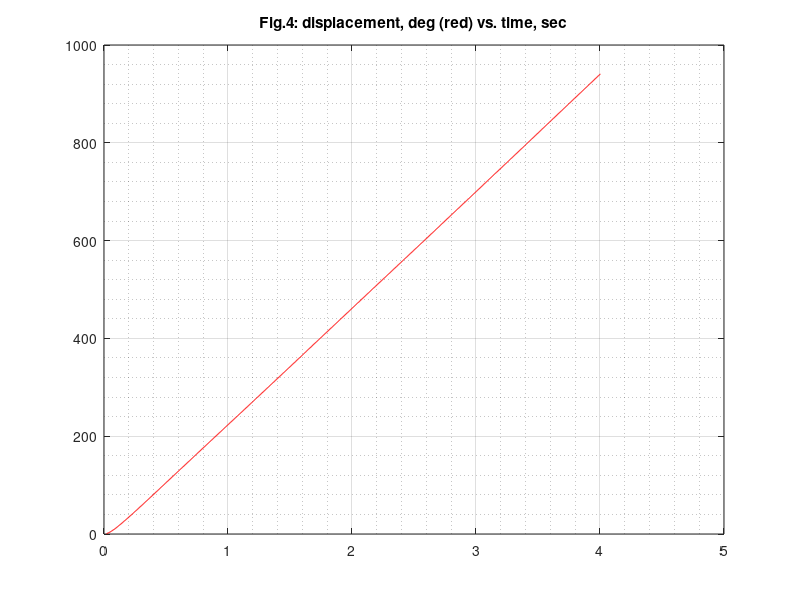
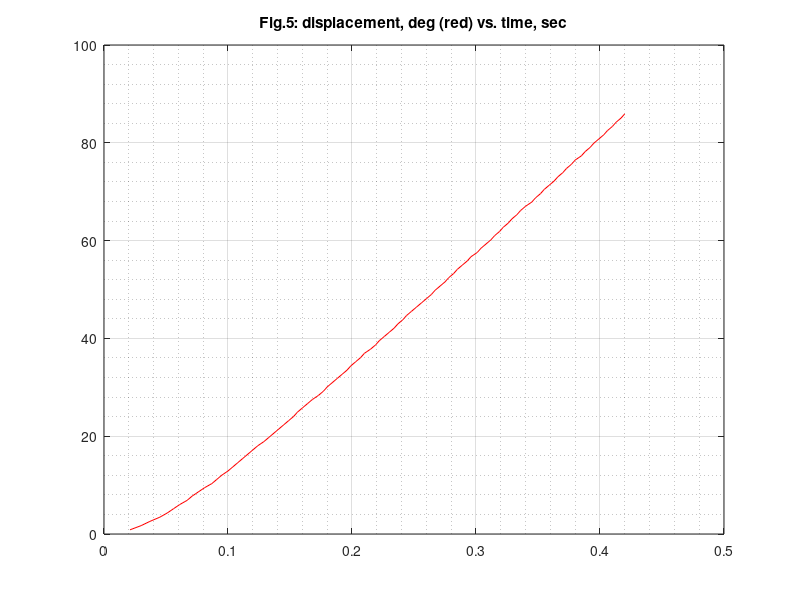
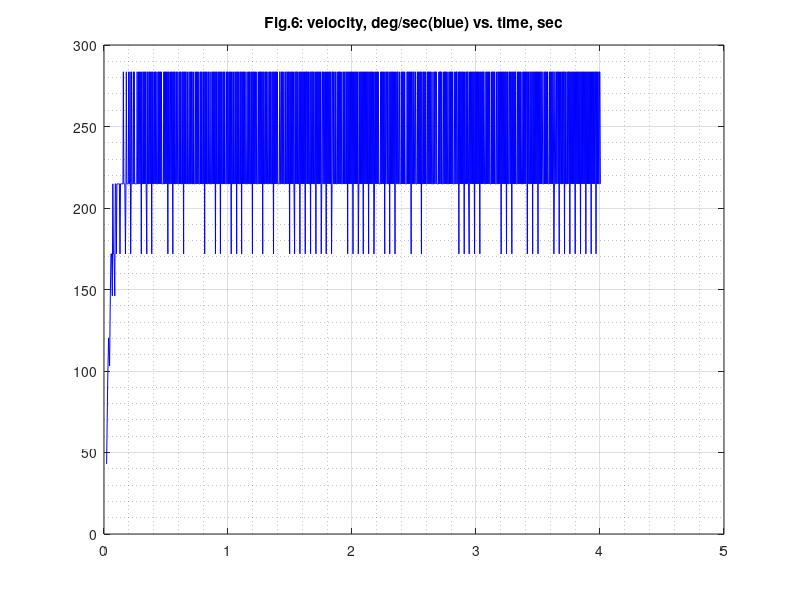
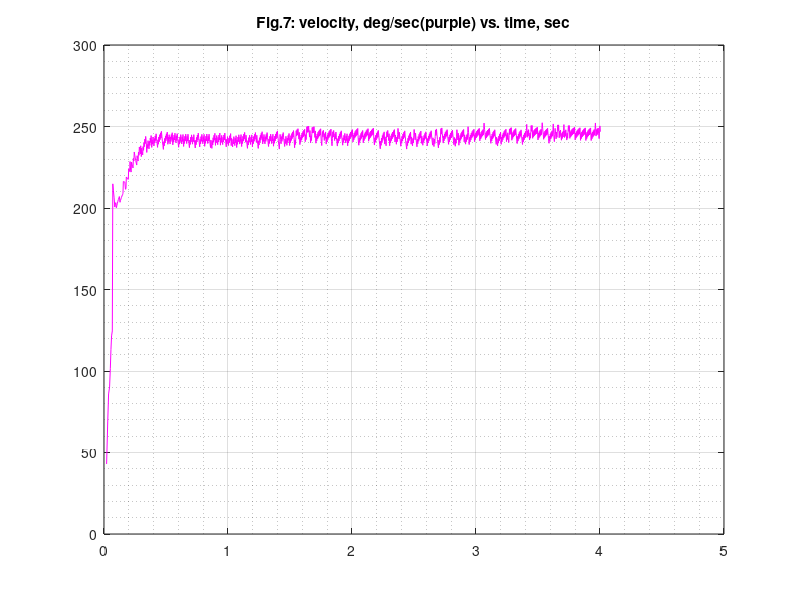

These charts were generated, in order, by the following MATLAB code:
clc; clear; close all;
% ReadTxt_MEM458_Lab4_Motor_Model.m
fileID = fopen('file_MEM458_Lab4_Motor_Model.txt','r');
formatSpec = '%d %d %f';
sizeA = [3 Inf];
A = fscanf(fileID,formatSpec,sizeA);
fclose(fileID);
n=size(A);
t=A(1,1:n(2))/1000;   % time,  in sec
x=A(2,1:n(2));     % displacement, in count
v=A(3,1:n(2))*1000;  % velocity, in count/sec
v_old = v;
v(2)=(v(1)+v(2))/2;
v(3)=(v(2)*2+v(3))/3;
v(4)=(v(3)*3+v(4))/4;
v(5)=(v(4)*4+v(5))/5;
v(6)=(v(5)*5+v(6))/6;
v(7)=(v(6)*6+v(7))/7;
v(8)=(v(7)*7+v(8))/8;
v(9)=(v(9)*8+v(9))/9;

for i=10:1:n(2)
    v(i)=(v(i-1)*9+v(i))/10;
end

% 1073 counts  is equivalent to   922 degrees
x=x*922/1073; % convert counts to degrees
v=v*922/1073;  % convert counts to degrees
v_old=v_old*922/1073;  % convert counts to degrees
figure(4)
plot(t,x,'r-')
title('Fig.4: displacement, deg (red) vs. time, sec')
grid on;
grid minor;
figure(5)
plot(t(1:100),x(1:100),'r-')
title('Fig.5: displacement, deg (red) vs. time, sec')
grid on;
grid minor;
figure(6)
plot(t,v_old,'b-')
title('Fig.6: velocity, deg/sec(blue) vs. time, sec')
grid on;
grid minor;

figure(7)
plot(t,v,'m-')
title('Fig.7: velocity, deg/sec(purple) vs. time, sec')
grid on;
grid minor;

figure(8)
plot(t(1:200),v(1:200),'m-')
title('Fig.8: velocity, deg/sec(purple) vs. time, sec')
grid on;
grid minor;
hold on;

w_ss = 242;
figure(8)
t2=linspace(0,0.79,100);
% typical dynamis model to match the experimenal data
v2=w_ss*(1-exp(-t2/0.08)); 
plot(t2,v2,'b-')
grid on;
grid minor;

